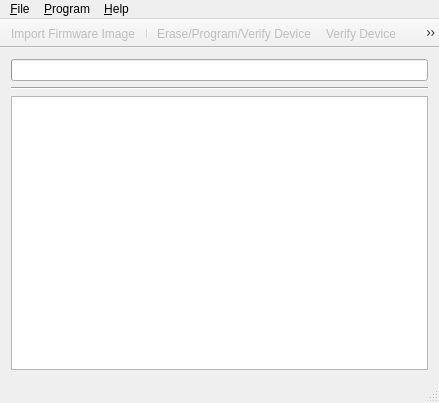
<?xml version="1.0" encoding="UTF-8"?>
<ui version="4.0">
 <class>MainWindowClass</class>
 <widget class="QMainWindow" name="MainWindowClass">
  <property name="geometry">
   <rect>
    <x>0</x>
    <y>0</y>
    <width>439</width>
    <height>403</height>
   </rect>
  </property>
  <property name="sizePolicy">
   <sizepolicy hsizetype="Expanding" vsizetype="Expanding">
    <horstretch>0</horstretch>
    <verstretch>0</verstretch>
   </sizepolicy>
  </property>
  <property name="windowTitle">
   <string notr="true">USB HID Bootloader</string>
  </property>
  <property name="windowIcon">
   <iconset resource="resources.qrc">
    <normaloff>:/MainWindow/img/Microchip_logo.Ico</normaloff>:/MainWindow/img/Microchip_logo.Ico</iconset>
  </property>
  <widget class="QWidget" name="centralWidget">
   <layout class="QGridLayout" name="gridLayout">
    <item row="0" column="0">
     <widget class="QProgressBar" name="progressBar">
      <property name="value">
       <number>0</number>
      </property>
      <property name="textVisible">
       <bool>false</bool>
      </property>
     </widget>
    </item>
    <item row="1" column="0">
     <widget class="Line" name="line">
      <property name="orientation">
       <enum>Qt::Horizontal</enum>
      </property>
     </widget>
    </item>
    <item row="2" column="0">
     <widget class="QPlainTextEdit" name="plainTextEdit">
      <property name="minimumSize">
       <size>
        <width>350</width>
        <height>0</height>
       </size>
      </property>
      <property name="readOnly">
       <bool>true</bool>
      </property>
     </widget>
    </item>
   </layout>
  </widget>
  <widget class="QMenuBar" name="menuBar">
   <property name="geometry">
    <rect>
     <x>0</x>
     <y>0</y>
     <width>439</width>
     <height>19</height>
    </rect>
   </property>
   <widget class="QMenu" name="menuFile">
    <property name="title">
     <string>&amp;File</string>
    </property>
    <addaction name="actionOpen"/>
    <addaction name="separator"/>
    <addaction name="actionExit"/>
   </widget>
   <widget class="QMenu" name="menuProgrammer">
    <property name="title">
     <string>&amp;Program</string>
    </property>
    <addaction name="separator"/>
    <addaction name="actionWrite_Device"/>
    <addaction name="action_Verify_Device"/>
    <addaction name="actionErase_Device"/>
    <addaction name="actionBlank_Check"/>
    <addaction name="actionReset_Device"/>
    <addaction name="separator"/>
    <addaction name="action_Settings"/>
   </widget>
   <widget class="QMenu" name="menu_Help">
    <property name="title">
     <string>&amp;Help</string>
    </property>
    <addaction name="action_About"/>
   </widget>
   <addaction name="menuFile"/>
   <addaction name="menuProgrammer"/>
   <addaction name="menu_Help"/>
  </widget>
  <widget class="QStatusBar" name="statusBar"/>
  <widget class="QToolBar" name="mainToolBar">
   <property name="windowTitle">
    <string>Display Toolbar</string>
   </property>
   <property name="movable">
    <bool>false</bool>
   </property>
   <property name="floatable">
    <bool>false</bool>
   </property>
   <attribute name="toolBarArea">
    <enum>TopToolBarArea</enum>
   </attribute>
   <attribute name="toolBarBreak">
    <bool>false</bool>
   </attribute>
   <addaction name="actionOpen"/>
   <addaction name="separator"/>
   <addaction name="actionWrite_Device"/>
   <addaction name="action_Verify_Device"/>
   <addaction name="actionErase_Device"/>
   <addaction name="actionBlank_Check"/>
   <addaction name="actionReset_Device"/>
  </widget>
  <action name="actionOpen">
   <property name="enabled">
    <bool>false</bool>
   </property>
   <property name="icon">
    <iconset resource="resources.qrc">
     <normaloff>:/MainWindow/img/open.png</normaloff>:/MainWindow/img/open.png</iconset>
   </property>
   <property name="text">
    <string>&amp;Import Firmware Image</string>
   </property>
   <property name="toolTip">
    <string>Import Firmware Image</string>
   </property>
   <property name="shortcut">
    <string>Ctrl+O</string>
   </property>
  </action>
  <action name="actionExit">
   <property name="text">
    <string>E&amp;xit</string>
   </property>
   <property name="shortcut">
    <string>Ctrl+Q</string>
   </property>
  </action>
  <action name="actionWrite_Device">
   <property name="enabled">
    <bool>false</bool>
   </property>
   <property name="icon">
    <iconset resource="resources.qrc">
     <normaloff>:/MainWindow/img/writetqfp.png</normaloff>:/MainWindow/img/writetqfp.png</iconset>
   </property>
   <property name="text">
    <string>Erase/Program/Verify Device</string>
   </property>
  </action>
  <action name="actionErase_Device">
   <property name="enabled">
    <bool>false</bool>
   </property>
   <property name="icon">
    <iconset resource="resources.qrc">
     <normaloff>:/MainWindow/img/erasetqfp.png</normaloff>:/MainWindow/img/erasetqfp.png</iconset>
   </property>
   <property name="text">
    <string>Erase Device</string>
   </property>
   <property name="visible">
    <bool>false</bool>
   </property>
  </action>
  <action name="action_About">
   <property name="icon">
    <iconset resource="resources.qrc">
     <normaloff>:/MainWindow/img/help.png</normaloff>:/MainWindow/img/help.png</iconset>
   </property>
   <property name="text">
    <string>&amp;About</string>
   </property>
  </action>
  <action name="action_Verify_Device">
   <property name="enabled">
    <bool>false</bool>
   </property>
   <property name="icon">
    <iconset resource="resources.qrc">
     <normaloff>:/MainWindow/img/verify.png</normaloff>:/MainWindow/img/verify.png</iconset>
   </property>
   <property name="text">
    <string>&amp;Verify Device</string>
   </property>
   <property name="visible">
    <bool>false</bool>
   </property>
  </action>
  <action name="action_Settings">
   <property name="enabled">
    <bool>false</bool>
   </property>
   <property name="text">
    <string>&amp;Settings...</string>
   </property>
  </action>
  <action name="actionReset_Device">
   <property name="enabled">
    <bool>false</bool>
   </property>
   <property name="icon">
    <iconset resource="resources.qrc">
     <normaloff>:/MainWindow/img/Reset.png</normaloff>:/MainWindow/img/Reset.png</iconset>
   </property>
   <property name="text">
    <string>Reset Device</string>
   </property>
  </action>
  <action name="actionBlank_Check">
   <property name="enabled">
    <bool>false</bool>
   </property>
   <property name="icon">
    <iconset resource="resources.qrc">
     <normaloff>:/MainWindow/img/BlankCheck.png</normaloff>:/MainWindow/img/BlankCheck.png</iconset>
   </property>
   <property name="text">
    <string>Blank Check</string>
   </property>
   <property name="visible">
    <bool>false</bool>
   </property>
  </action>
 </widget>
 <layoutdefault spacing="6" margin="11"/>
 <resources>
  <include location="resources.qrc"/>
 </resources>
 <connections/>
</ui>
